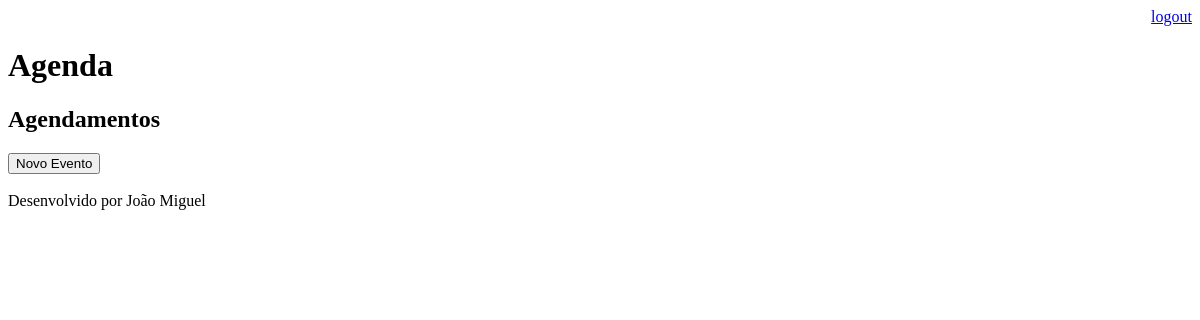
Page /agenda/ (signed in) on the earlier database version.
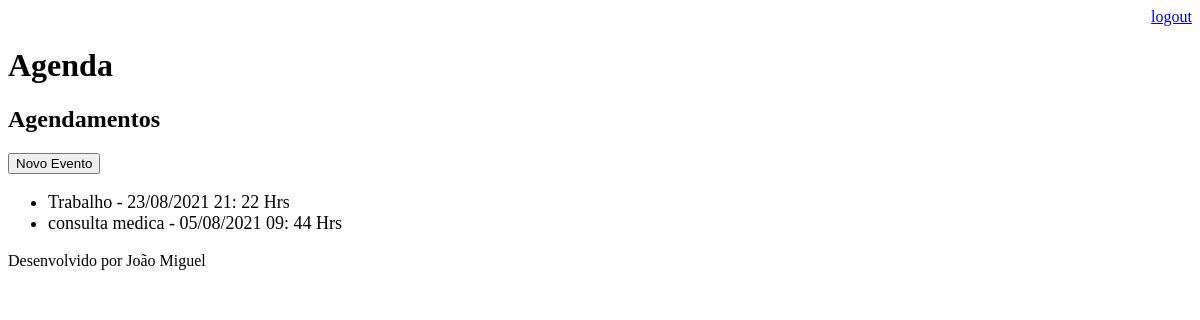
Same page on the later database version.
### core/models.py (models this page shows, shortened)
class Evento(models.Model):
    objects: None
    titulo = models.CharField(max_length=100)
    descricao = models.TextField(blank=True, null=True)
    data_evento = models.DateTimeField(verbose_name='Data do Evento')
    data_criacao = models.DateTimeField(auto_now=True)
    usuario = models.ForeignKey(User, on_delete=models.CASCADE)
    class Meta:
        db_table = 'evento'
    def get_data_evento(self):
        return self.data_evento.strftime('%d/%m/%Y %H: %M Hrs')

### core/views.py (the view)
# urls.py: path('agenda/', views.lista_eventos),
@login_required(login_url='/login/')
def lista_eventos(request):
    usuario = request.user
    evento = Evento.objects.filter(usuario=usuario)
    dados = {'eventos' :evento}
    return render(request, 'agenda.html', dados)

### templates/agenda.html
{% extends "model-page.html" %}
{%block content %}
    <h2>Agendamentos</h2>
    <a href="evento/">
        <button type="button">Novo Evento</button>
    </a>
    <ul style="font-size: 18px">
        {% for evento in eventos %}
                <li> {{ evento.titulo }} -  {{ evento.get_data_evento }} </li>
        {% endfor %}
            </ul>
{% endblock %}

Differences in the rows shown:
added Evento: titulo "Trabalho", get_data_evento "23/08/2021 21: 22 Hrs"
added Evento: titulo "consulta medica", get_data_evento "05/08/2021 09: 44 Hrs"
